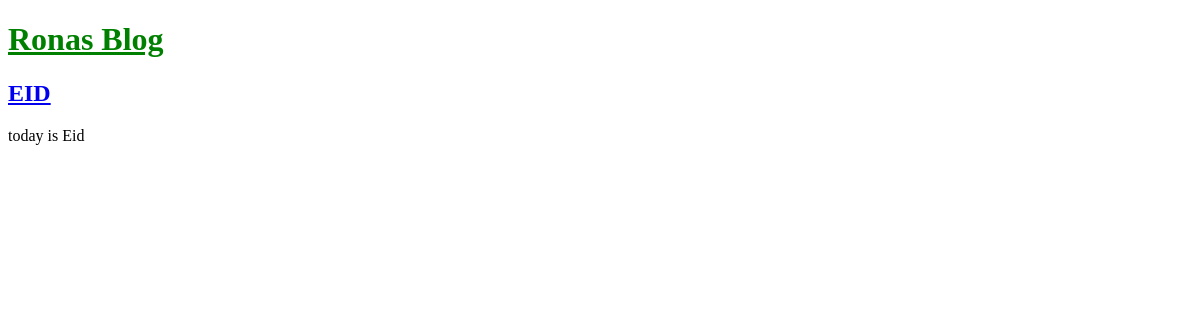
Before: / with the older database file.
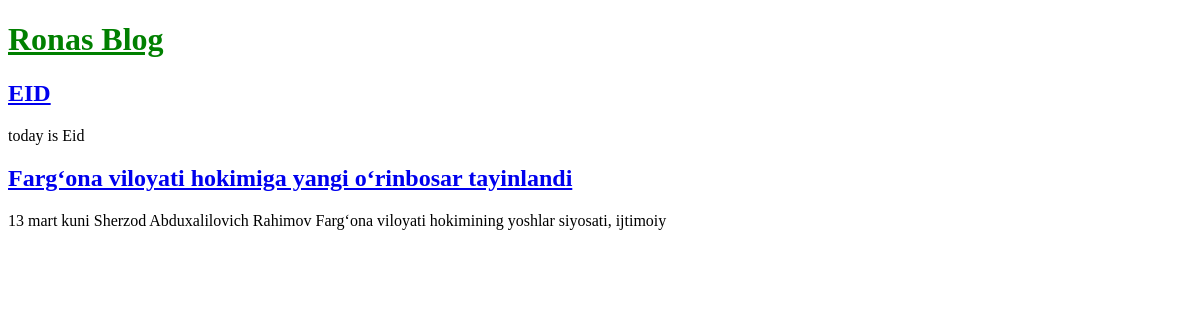
After: the same page with the newer database file.
### blog/models.py (models this page shows, shortened)
class Post(models.Model):
    title = models.CharField(max_length=200)
    author = models.ForeignKey(
        'auth.User',
        on_delete=models.CASCADE
    )
    body = models.TextField()

### blog/views.py (the view)
# urls.py: path('', BlogListView.as_view(), name='home'),
class BlogListView(ListView):
    model = Post
    template_name = 'home.html'

### templates/home.html
{% extends 'base.html' %}
{% block content %}
    {% for post in object_list %}
        <div class="post-entry">
            <h2><a href="{% url 'post_detail' post.pk %}">{{post.title}}</a></h2>
            <p>{{post.body|slice:":100"  }}</p>
        </div>
    {% endfor %}
{% endblock content %}

### templates/base.html (shortened to what this page needs)
{% load static %}
<!DOCTYPE html>
<html lang="en">
<head>
    <link rel="stylesheet" href="{% static 'css/base.css' %}">
</head>
<body>
<header>
    <h1><a href="{% url 'home' %}">Ronas Blog</a></h1>
</header>
<div>
    {% block content %}
    {% endblock content %}
</div>
</body>
</html>

### static/css/base.css (style rules this page uses)
header h1 a { color: green; }

Changed rows visible on the page:
added Post: title "Farg‘ona viloyati hokimiga yangi o‘rinbosar tayinlandi", body "13 mart kuni Sherzod Abduxalilovich Rahimov Farg‘ona viloyati hokimining yoshlar siyosati, ijtimoiy"
